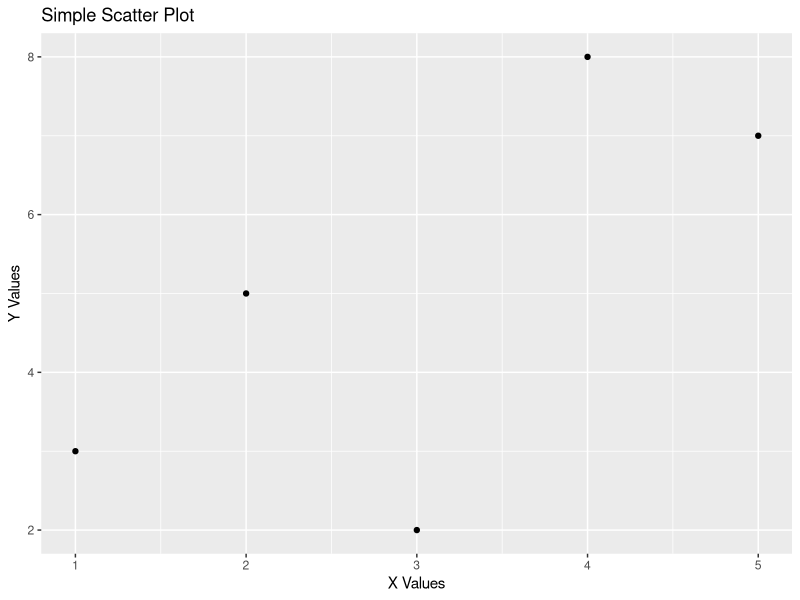

Here is the R script that generated this plot:
library(ggplot2)
x <- c(1, 2, 3, 4, 5)
y <- c(3, 5, 2, 8, 7)
qplot(x, y, geom = "point", main = "Simple Scatter Plot", xlab = "X Values", ylab = "Y Values")
